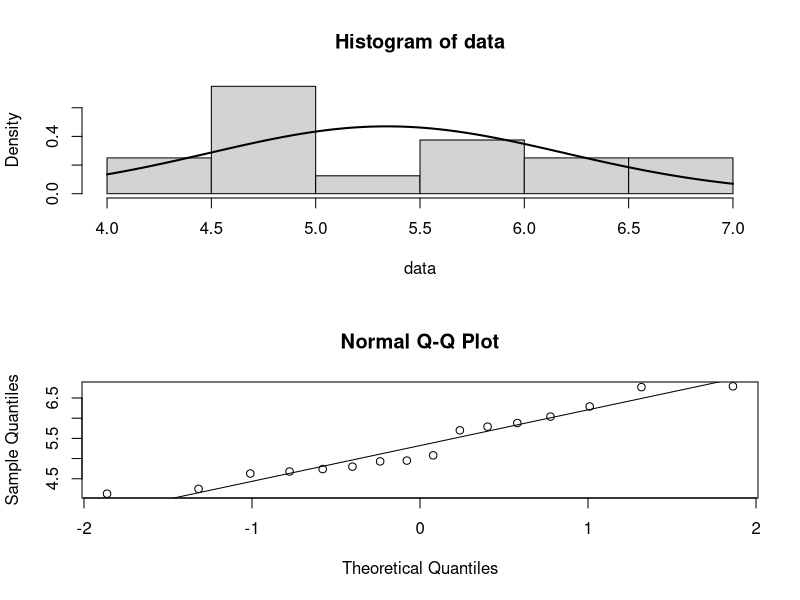

Write R code to recreate this figure. (Note: this script raises an error after producing the figure.)
# Exercise 5.1
data <- c(4.68, 4.13, 4.8, 4.63, 5.08, 5.79, 6.29, 6.79,
          4.93, 4.25, 5.7, 4.74, 5.88, 6.77, 6.04, 4.95)

# a
par(mfrow = c(2, 1))

hist(data, freq = F)
curve(dnorm(x, mean = mean(data), sd = sd(data)), add = T, lwd = 2)

qqnorm(data)
qqline(data)
dev.off()

# b
sample_mean <- mean(data)
sample_size <- length(data)
known_standard_deviation <- 0.85
alpha <- 0.05
z_score <- qnorm(1 - alpha / 2)
(ci <- c(sample_mean - known_standard_deviation / sqrt(sample_size) * z_score,
         sample_mean + known_standard_deviation / sqrt(sample_size) * z_score))
rm(list = ls())

# c
sample_mean <- mean(data)
sample_size <- length(data)
sample_standard_deviation <- sd(data)
alpha <- 0.05
t_score <- qt(1 - alpha / 2, sample_size - 1)
(ci <- c(sample_mean - sample_standard_deviation / sqrt(sample_size) * t_score,
        sample_mean + sample_standard_deviation / sqrt(sample_size) * t_score))
rm(list = ls())

# d
sample_size <- length(data)
sample_standard_deviation <- sd(data)
alpha <- 0.05
a <- qchisq(1 - alpha / 2, sample_size - 1)
b <- qchisq(alpha / 2, sample_size - 1)
(ci_var <- c((sample_size - 1)^2 / a, (sample_size - 1)^2 / b))
(ci_sd <- sqrt(ci_var))
rm(list = ls())


# Exercise 5.2
sample_size <- 20
sample_standard_deviation <- 2.3
alpha <- 0.1
a <- qchisq(1 - alpha / 2, sample_size - 1)
b <- qchisq(alpha / 2, sample_size - 1)
(ci <- c((sample_size - 1)^2 / a, (sample_size - 1)^2 / b))


# Exercise 5.3
sample_size <- 25
sample_sum <- 1508
sample_square_sum <- 95628
sample_mean <- sample_sum / sample_size

# a
known_variance <- 225
known_sd <- sqrt(225)
alpha <- 0.05
z_score <- qnorm(1 - alpha / 2)
(ci <- c(sample_mean - known_sd / sqrt(sample_size) * z_score,
         sample_mean + known_sd / sqrt(sample_size) * z_score))
rm(list = ls())

# b
# refer to my note for the below formula
sample_variance <- (sample_square_sum - 2*sample_mean*sample_sum + sample_size*sample_mean^2) / (sample_size - 1)
sample_standard_deviation <- sqrt(sample_variance)
alpha <- 0.05
t_score <- qt(1 - alpha / 2, sample_size - 1)
(ci <- c(sample_mean - sample_standard_deviation / sqrt(sample_size) * t_score,
         sample_mean + sample_standard_deviation / sqrt(sample_size) * t_score))
rm(list = ls())

# c
sample_variance <- (sample_square_sum - 2*sample_mean*sample_sum + sample_size*sample_mean^2) / (sample_size - 1)
sample_standard_deviation <- sqrt(sample_variance)
alpha <- 0.10
t_score <- qt(1 - alpha / 2, sample_size - 1)
(ci <- c(sample_mean - sample_standard_deviation / sqrt(sample_size) * t_score,
         sample_mean + sample_standard_deviation / sqrt(sample_size) * t_score))
# it is narrower
rm(list = ls())


# Exercise 5.4
# Set random seed for reproducibility
set.seed(123)

# Parameters
M <- 100  # Number of samples
n <- 50   # Sample size
mu <- 0   # True mean
sigma <- 1 # True standard deviation

# Create empty vectors to store results
ci_mu <- matrix(NA, nrow = M, ncol = 2)
ci_sigma2 <- matrix(NA, nrow = M, ncol = 2)
coverage_mu <- rep(NA, M)
coverage_sigma2 <- rep(NA, M)

# Generate samples and compute confidence intervals
for (i in 1:M) {
  # Generate a sample from N(0, 1)
  sample_data <- rnorm(n, mean = mu, sd = sigma)
  
  # (a) Compute 95% CI for µ, given that σ^2 is unknown
  sample_mean <- mean(sample_data)
  sample_sd <- sd(sample_data)
  t_score <- qt(0.975, df = n - 1)
  ci_mu[i, ] <- c(sample_mean - t_score * (sample_sd / sqrt(n)), sample_mean + t_score * (sample_sd / sqrt(n)))
  coverage_mu[i] <- mu >= ci_mu[i, 1] & mu <= ci_mu[i, 2]
  
  # (b) Compute 95% CI for σ^2, given that µ is unknown
  chi2_lower <- qchisq(0.025, df = n - 1)
  chi2_upper <- qchisq(0.975, df = n - 1)
  ci_sigma2[i, ] <- c(((n - 1) * sample_sd^2) / chi2_upper, ((n - 1) * sample_sd^2) / chi2_lower)
  coverage_sigma2[i] <- sigma^2 >= ci_sigma2[i, 1] & sigma^2 <= ci_sigma2[i, 2]
}

# Compute coverage rates
coverage_rate_mu <- mean(coverage_mu)
coverage_rate_sigma2 <- mean(coverage_sigma2)

# Print coverage rates
cat("Coverage Rate for µ:", coverage_rate_mu, "\n")
cat("Coverage Rate for σ^2:", coverage_rate_sigma2, "\n")

# Create coverage plots
par(mfrow = c(2, 1))
plot(ci_mu[, 1], type = "l", col = "blue", ylim = c(min(ci_mu), max(ci_mu)), ylab = "CI for µ", xlab = "Sample")
lines(ci_mu[, 2], col = "blue")
abline(h = mu, col = "red", lty = 2)

plot(ci_sigma2[, 1], type = "l", col = "green", ylim = c(min(ci_sigma2), max(ci_sigma2)), ylab = "CI for σ^2", xlab = "Sample")
lines(ci_sigma2[, 2], col = "green")
abline(h = sigma^2, col = "red", lty = 2)


# Exercise 5.5
data <- airquality$Wind
sample_mean <- mean(data)
sample_sd <- sd(data)
sample_size <- length(data)
alpha <- 0.05

z_score <- qnorm(1 - alpha / 2)
(ci <- c(sample_mean - sample_sd / sqrt(sample_size) * z_score,
         sample_mean + sample_sd / sqrt(sample_size) * z_score))

bootstrap_samples <- function(data, num_samples) {
  indices <- sample(1:length(data), replace = TRUE, size = length(data) * num_samples)
  matrix(data[indices], nrow = num_samples, byrow = TRUE)
}
bootstrap_data <- bootstrap_samples(data, 1000)
bootstrap_means <- apply(bootstrap_data, 1, mean)
(ci_bootstrap <- quantile(bootstrap_means, c(alpha/2, 1 - alpha/2)))


# Exercise 5.6
alpha <- 0.05
sample_prop <- 115/400
sample_size <- 400
z_score <- qnorm(1 - alpha / 2)
(ci <- c(sample_prop - sqrt(sample_prop*(1-sample_prop)/sample_size)*z_score,
         sample_prop + sqrt(sample_prop*(1-sample_prop)/sample_size)*z_score))